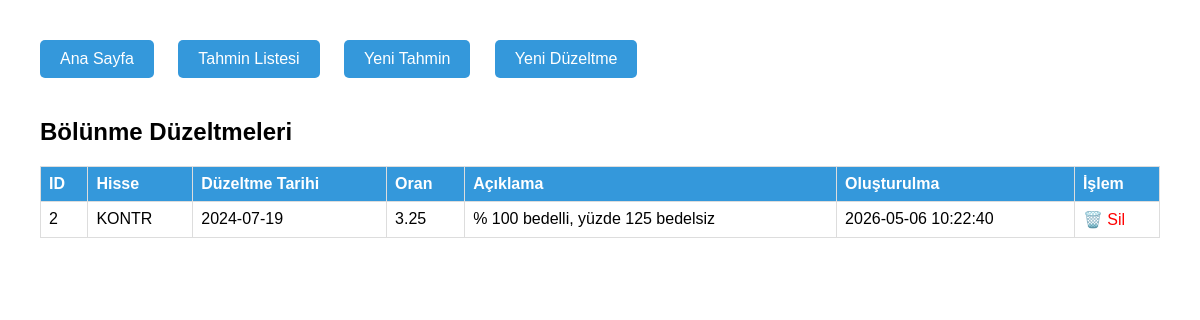
The page /adjustments on the database as committed earlier.
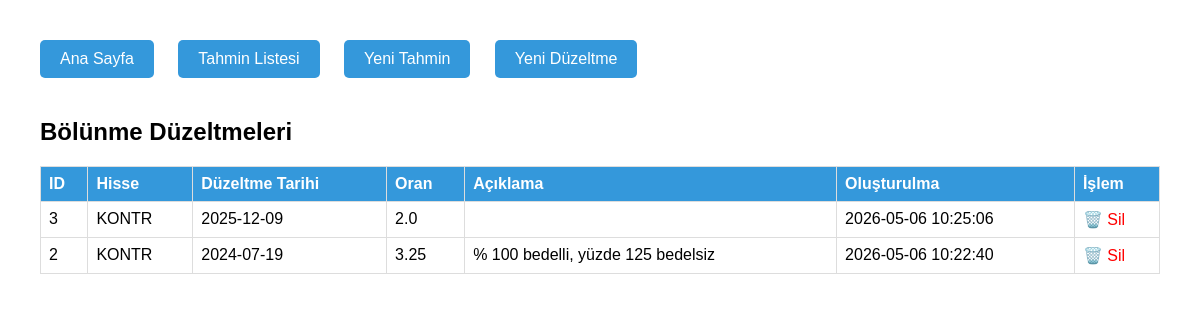
The same page on the database as committed later.
### tables this page shows
CREATE TABLE bolunme_duzeltmeleri (
            id INTEGER PRIMARY KEY AUTOINCREMENT,
            hisse_kodu TEXT NOT NULL,
            bolunme_tarihi TEXT NOT NULL,
            oran REAL NOT NULL,
            aciklama TEXT,
            created_at TIMESTAMP DEFAULT CURRENT_TIMESTAMP
        );

### admin.py (the view)
@app.route('/adjustments')
def adjustments():
    conn = get_db()
    c = conn.cursor()
    c.execute("SELECT id, hisse_kodu, bolunme_tarihi, oran, aciklama, created_at FROM bolunme_duzeltmeleri ORDER BY bolunme_tarihi DESC")
    rows = c.fetchall()
    conn.close()
    return render_template('adjustments.html', adjustments=rows, github_ok=bool(GITHUB_TOKEN))

### admin.py (called while the page is built)
def get_db():
    conn = sqlite3.connect(DB_PATH)
    return conn

### templates/adjustments.html (shortened to what this page needs)
<!DOCTYPE html>
<html>
<head>
</head>
<body>
    <div class="menu">
        <a href="/">Ana Sayfa</a>
        <a href="/list">Tahmin Listesi</a>
        <a href="/add">Yeni Tahmin</a>
        <a href="/add_adjustment">Yeni Düzeltme</a>
    </div>
    <h2>Bölünme Düzeltmeleri</h2>
    <table>
        <thead>
            <tr><th>ID</th><th>Hisse</th><th>Düzeltme Tarihi</th><th>Oran</th><th>Açıklama</th><th>Oluşturulma</th><th>İşlem</th></tr>
        </thead>
        <tbody>
            {% for adj in adjustments %}
            <tr>
                <td>{{ adj[0] }}</td>
                <td>{{ adj[1] }}</td>
                <td>{{ adj[2] }}</td>
                <td>{{ adj[3] }}</td>
                <td>{{ adj[4] }}</td>
                <td>{{ adj[5] }}</td>
                <td><a href="/delete_adjustment/{{ adj[0] }}" class="delete" onclick="return confirm('Bu düzeltmeyi silmek tüm etkilerini geri alır. Devam?')">🗑️ Sil</a></td>
            </tr>
            {% endfor %}
        </tbody>
    </table>
</body>
</html>

### templates/adjustments.html (style rules this page uses)
body { font-family: Arial; margin: 40px; }
table { border-collapse: collapse; width: 100%; }
th, td { border: 1px solid #ddd; padding: 8px; text-align: left; }
th { background: #3498db; color: white; }
.delete { color: red; text-decoration: none; }
.menu a { display: inline-block; margin-right: 20px; padding: 10px 20px; background: #3498db; color: white; text-decoration: none; border-radius: 5px; margin-bottom: 20px; }

Rows that differ between the two databases and show on the page:
added bolunme_duzeltmeleri: id "3", hisse_kodu "KONTR", bolunme_tarihi "2025-12-09", oran "2.0", created_at "2026-05-06 10:25:06"
